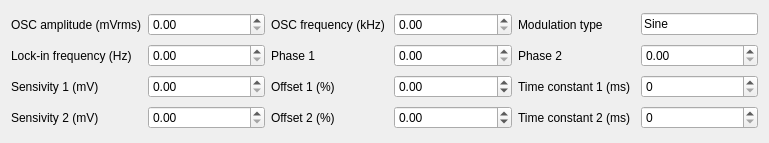
<?xml version="1.0" encoding="UTF-8"?>
<ui version="4.0">
 <class>LockIn</class>
 <widget class="QWidget" name="LockIn">
  <property name="geometry">
   <rect>
    <x>0</x>
    <y>0</y>
    <width>769</width>
    <height>143</height>
   </rect>
  </property>
  <property name="windowTitle">
   <string>Lock in parameters</string>
  </property>
  <layout class="QGridLayout" name="gridLayout">
   <item row="1" column="3">
    <widget class="QDoubleSpinBox" name="spinBox_Phase1">
     <property name="maximum">
      <double>360.000000000000000</double>
     </property>
    </widget>
   </item>
   <item row="0" column="3">
    <widget class="QDoubleSpinBox" name="spinBox_OSC_Freq">
     <property name="maximum">
      <double>1000000000.000000000000000</double>
     </property>
    </widget>
   </item>
   <item row="3" column="4">
    <widget class="QLabel" name="label_103">
     <property name="text">
      <string>Time constant 2 (ms)</string>
     </property>
    </widget>
   </item>
   <item row="2" column="1">
    <widget class="QDoubleSpinBox" name="spinBox_Sen1">
     <property name="maximum">
      <double>10000.000000000000000</double>
     </property>
    </widget>
   </item>
   <item row="0" column="4">
    <widget class="QLabel" name="label_90">
     <property name="text">
      <string>Modulation type</string>
     </property>
    </widget>
   </item>
   <item row="3" column="1">
    <widget class="QDoubleSpinBox" name="spinBox_Sen2">
     <property name="maximum">
      <double>10000.000000000000000</double>
     </property>
    </widget>
   </item>
   <item row="0" column="1">
    <widget class="QDoubleSpinBox" name="spinBox_OSC_RMS">
     <property name="maximum">
      <double>10000.000000000000000</double>
     </property>
    </widget>
   </item>
   <item row="3" column="3">
    <widget class="QDoubleSpinBox" name="spinBox_Offset2">
     <property name="minimum">
      <double>-300.000000000000000</double>
     </property>
     <property name="maximum">
      <double>300.000000000000000</double>
     </property>
    </widget>
   </item>
   <item row="1" column="1">
    <widget class="QDoubleSpinBox" name="spinBox_LockIn_Freq">
     <property name="maximum">
      <double>10000.000000000000000</double>
     </property>
    </widget>
   </item>
   <item row="2" column="3">
    <widget class="QDoubleSpinBox" name="spinBox_Offset1">
     <property name="minimum">
      <double>-300.000000000000000</double>
     </property>
     <property name="maximum">
      <double>300.000000000000000</double>
     </property>
    </widget>
   </item>
   <item row="1" column="0">
    <widget class="QLabel" name="label_108">
     <property name="text">
      <string>Lock-in frequency (Hz)</string>
     </property>
    </widget>
   </item>
   <item row="3" column="2">
    <widget class="QLabel" name="label_100">
     <property name="text">
      <string>Offset 2 (%)</string>
     </property>
    </widget>
   </item>
   <item row="1" column="5">
    <widget class="QDoubleSpinBox" name="spinBox_Phase2">
     <property name="maximum">
      <double>360.000000000000000</double>
     </property>
    </widget>
   </item>
   <item row="0" column="0">
    <widget class="QLabel" name="label_101">
     <property name="text">
      <string>OSC amplitude (mVrms)</string>
     </property>
    </widget>
   </item>
   <item row="3" column="0">
    <widget class="QLabel" name="label_99">
     <property name="text">
      <string>Sensivity 2 (mV)</string>
     </property>
    </widget>
   </item>
   <item row="2" column="4">
    <widget class="QLabel" name="label_95">
     <property name="text">
      <string>Time constant 1 (ms)</string>
     </property>
    </widget>
   </item>
   <item row="1" column="4">
    <widget class="QLabel" name="label_105">
     <property name="text">
      <string>Phase 2</string>
     </property>
    </widget>
   </item>
   <item row="2" column="2">
    <widget class="QLabel" name="label_98">
     <property name="text">
      <string>Offset 1 (%)</string>
     </property>
    </widget>
   </item>
   <item row="0" column="2">
    <widget class="QLabel" name="label_97">
     <property name="text">
      <string>OSC frequency (kHz)</string>
     </property>
    </widget>
   </item>
   <item row="1" column="2">
    <widget class="QLabel" name="label_107">
     <property name="text">
      <string>Phase 1</string>
     </property>
    </widget>
   </item>
   <item row="3" column="5">
    <widget class="QSpinBox" name="spinBox_TC2">
     <property name="maximum">
      <number>10000</number>
     </property>
    </widget>
   </item>
   <item row="2" column="5">
    <widget class="QSpinBox" name="spinBox_TC1">
     <property name="maximum">
      <number>10000</number>
     </property>
    </widget>
   </item>
   <item row="2" column="0">
    <widget class="QLabel" name="label_104">
     <property name="text">
      <string>Sensivity 1 (mV)</string>
     </property>
    </widget>
   </item>
   <item row="0" column="5">
    <widget class="QLineEdit" name="lineEdit_Type">
     <property name="sizePolicy">
      <sizepolicy hsizetype="Minimum" vsizetype="Fixed">
       <horstretch>0</horstretch>
       <verstretch>0</verstretch>
      </sizepolicy>
     </property>
     <property name="text">
      <string>Sine</string>
     </property>
    </widget>
   </item>
  </layout>
 </widget>
 <resources/>
 <connections/>
</ui>
